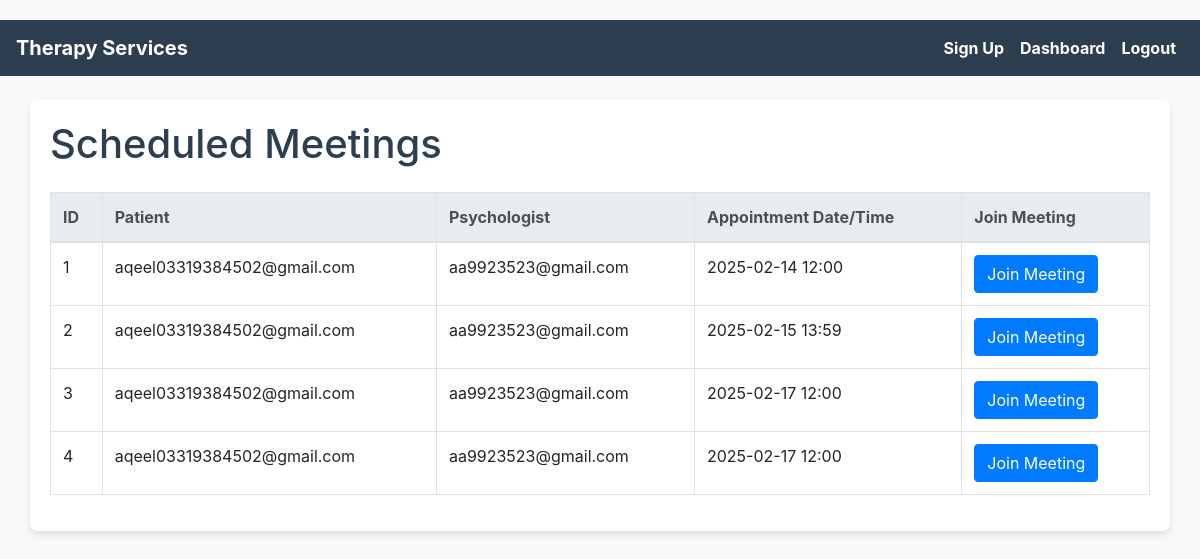
Screenshot of /scheduled_meetings (signed in) with the database file from the repository.
### index.py (models this page shows)
class Appointment(db.Model):
    id = db.Column(db.Integer, primary_key=True)
    patient_id = db.Column(db.Integer, db.ForeignKey('user.id', ondelete="CASCADE"), nullable=False)
    psychologist_id = db.Column(db.Integer, db.ForeignKey('user.id', ondelete="CASCADE"), nullable=False)
    appointment_datetime = db.Column(db.DateTime, nullable=False)
    zoom_link = db.Column(db.String(255), nullable=False)
    status = db.Column(db.String(20), default='scheduled')
    patient = db.relationship(
        'User',
        foreign_keys=[patient_id],
        backref=db.backref('appointments_as_patient', cascade="all, delete-orphan", passive_deletes=True)
    )
    psychologist = db.relationship(
        'User',
        foreign_keys=[psychologist_id],
        backref=db.backref('appointments_as_psychologist', cascade="all, delete-orphan", passive_deletes=True)
    )

class User(UserMixin, db.Model):
    id = db.Column(db.Integer, primary_key=True)
    email = db.Column(db.String(150), unique=True, nullable=False)
    password = db.Column(db.String(60), nullable=False)
    role = db.Column(db.String(20), nullable=False, default='patient')  # Options: 'admin', 'psychologist', 'approved', 'patient'

### index.py (the view)
@app.route('/scheduled_meetings')
@login_required
@privileged_required
def scheduled_meetings():
    appointments = Appointment.query.order_by(Appointment.appointment_datetime).all()
    return render_template('scheduled_meetings.html', appointments=appointments)

### index.py (called while the page is built)
@login_manager.user_loader
def load_user(user_id):
    return User.query.get(int(user_id))

@app.context_processor
def inject_now():
    return {'now': datetime.utcnow}

@app.context_processor
def inject_current_year():
    return {'current_year': datetime.utcnow().year}

def privileged_required(f):
    @wraps(f)
    def decorated_function(*args, **kwargs):
        if current_user.role not in ['admin', 'approved']:
            abort(403)
        return f(*args, **kwargs)
    return decorated_function

### templates/scheduled_meetings.html (shortened to what this page needs)
<!DOCTYPE html>
<html lang="en">
<head>
  <link rel="stylesheet" href="https://stackpath.bootstrapcdn.com/bootstrap/4.5.2/css/bootstrap.min.css">
</head>
<body>
  <nav class="navbar navbar-expand-lg navbar-dark">
    <a class="navbar-brand" href="{{ url_for('home') }}">Therapy Services</a>
    <div class="collapse navbar-collapse" id="navbarNav">
      <ul class="navbar-nav ml-auto">
        <li class="nav-item"><a href="{{ url_for('therapy_signup') }}" class="nav-link">Sign Up</a></li>
        {% if current_user.is_authenticated %}
          <li class="nav-item"><a href="{{ url_for('dashboard') }}" class="nav-link">Dashboard</a></li>
          <li class="nav-item"><a href="{{ url_for('logout') }}" class="nav-link">Logout</a></li>
        {% else %}
          <li class="nav-item"><a href="{{ url_for('login') }}" class="nav-link">Login</a></li>
        {% endif %}
      </ul>
    </div>
  </nav>
  <div class="container mt-4">
    <h1 class="mb-4">Scheduled Meetings</h1>
    {% if appointments %}
      <table class="table table-bordered table-hover">
        <thead class="thead-light">
          <tr>
            <th>ID</th>
            <th>Patient</th>
            <th>Psychologist</th>
            <th>Appointment Date/Time</th>
            <th>Join Meeting</th>
          </tr>
        </thead>
        <tbody>
          {% for appointment in appointments %}
          <tr>
            <td>{{ appointment.id }}</td>
            <td>{{ appointment.patient.email }}</td>
            <td>{{ appointment.psychologist.email }}</td>
            <td>{{ appointment.appointment_datetime.strftime('%Y-%m-%d %H:%M') }}</td>
            <td>
              <a href="{{ url_for('admin_zoom_meeting', appointment_id=appointment.id) }}" class="btn btn-primary">
                Join Meeting
              </a>
            </td>
          </tr>
          {% endfor %}
        </tbody>
      </table>
    {% else %}
      <div class="alert alert-info">No scheduled meetings found.</div>
    {% endif %}
  </div>
</body>
</html>

### templates/scheduled_meetings.html (style rules this page uses)
body { padding-top: 20px; background-color: #f8f9fa; }
.navbar { background-color: #2c3e50 !important; }
.navbar-brand, .nav-link { color: white !important; font-weight: bold; }
.container { background: white; padding: 20px; border-radius: 8px; box-shadow: 0px 4px 6px rgba(0, 0, 0, 0.1); }
h1 { color: #2c3e50; }

### rows the page displays
Appointment: id "1", patient.email "aqeel03319384502@gmail.com", psychologist.email "aa9923523@gmail.com", appointment_datetime "2025-02-14 12:00"
Appointment: id "2", patient.email "aqeel03319384502@gmail.com", psychologist.email "aa9923523@gmail.com", appointment_datetime "2025-02-15 13:59"
Appointment: id "3", patient.email "aqeel03319384502@gmail.com", psychologist.email "aa9923523@gmail.com", appointment_datetime "2025-02-17 12:00"
Appointment: id "4", patient.email "aqeel03319384502@gmail.com", psychologist.email "aa9923523@gmail.com", appointment_datetime "2025-02-17 12:00"
